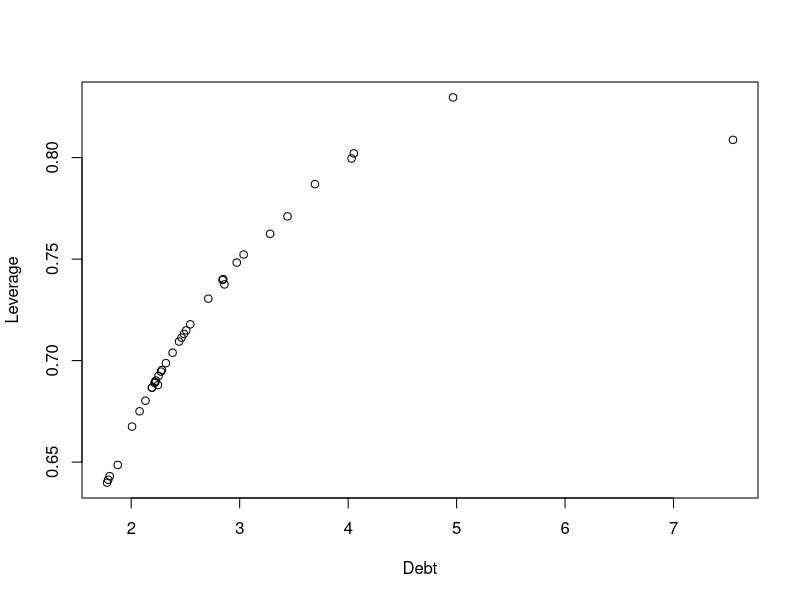

Generate this figure with R:
# Financial Analysis

# Loading Data
setwd("/home/williamn/Repository/financialAnalysis")
data<- read.csv("companiesData.csv")
#idCia<- data[,2]; # subdata
dataFrame<- data.frame(data);

# Financial variables
revenue2013<- dataFrame$Revenue2013;
#revenue<- dataFrame[dataFrame$Revenue2013>5000000,]  # Subset all the data frame
totalAssets2013<- dataFrame$totalAssets2013;
totalLiabilities2013<- dataFrame$TotalLIabilities2013;
ownersEquity<- dataFrame$totalSHEQUITY2013;

# Ratios
debtRatio<- totalLiabilities2013/ownersEquity;
leverageRatio<- totalLiabilities2013/totalAssets2013;

# Exploratory factor analysis
#plot(totalLiabilities2013,totalAssets2013, xlab="Liabilities", ylab="Assets");
#abline(lm(totalAssets2013 ~ totalLiabilities2013));
plot(debtRatio, leverageRatio, xlab="Debt", ylab="Leverage");
